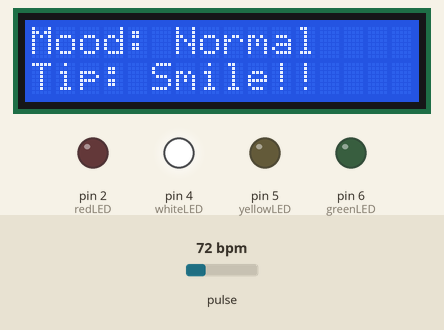
The sketch below on a simulated Arduino Uno, built with avr-gcc and run on an emulated ATmega328P. Parts: 16×2 character LCD, output pins drawn as LEDs (lit = HIGH). Dashed ring = blinking. The inputs (shaded band) are chosen by the test bench; at power-on: pulse 72 bpm.

Above: at 3.2 s.
3.3 s: pulse set to 100 bpm
At 5.4 s:
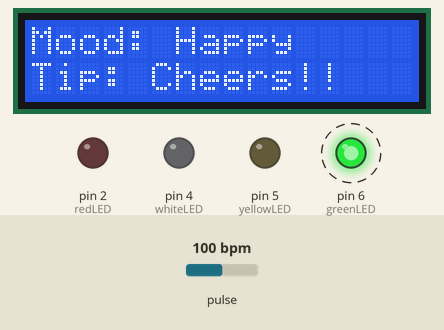
7.2 s: pulse set to 87 bpm
8.7 s: pulse set to 84 bpm
At 10.1 s:
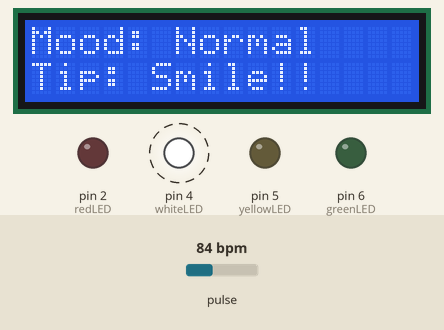
10.8 s: pulse set to 61 bpm
12.5 s: pulse set to 58 bpm
At 14.1 s:
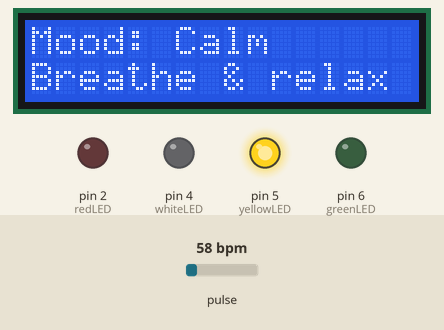
14.9 s: pulse set to 130 bpm
At 16.7 s:
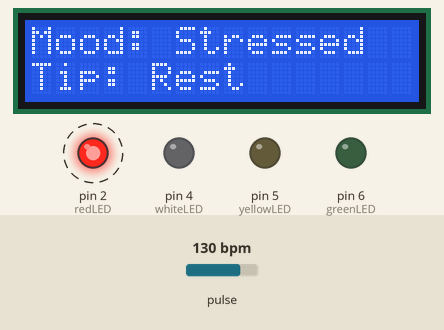
Timing chart, 0 to 18.0 s (numbered marks = the images above; inputs shaded):
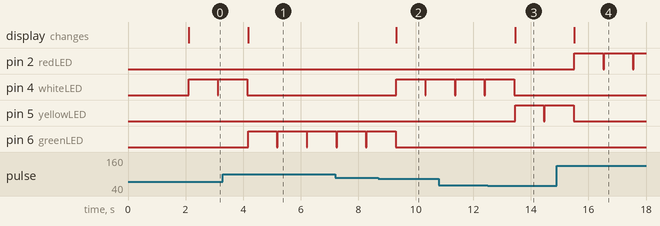

Measured:
- the behaviour switches between 86 and 85 bpm on pulse (found by bisection; images 1 and 2)
- the behaviour switches between 60 and 59 bpm on pulse (found by bisection; images 2 and 3)
- after the input at 3.3 s, pin 4 (whiteLED): goes on until 4.1 s, then stays LOW; pin 6 (greenLED): alternates HIGH for 1.0 s and LOW for 0.03 s, starting after 0.87 s; the display: changes after 0.87 s (image 1)
- after the input at 8.7 s, pin 4 (whiteLED): LOW → HIGH after 0.63 s, → LOW 1.0 s later, → HIGH 0.03 s later; pin 6 (greenLED): goes on until 9.3 s, then stays LOW; the display: changes after 0.63 s (image 2)
- after the input at 12.5 s, pin 4 (whiteLED): goes on until 13.4 s, then stays LOW; pin 5 (yellowLED): LOW → HIGH after 0.95 s, → LOW 1.0 s later, → HIGH 0.03 s later; the display: changes after 0.95 s (image 3)
- after the input at 14.9 s, pin 2 (redLED): alternates HIGH for 1.0 s and LOW for 0.03 s, starting after 0.61 s; pin 5 (yellowLED): goes on until 15.5 s, then stays LOW; the display: changes after 0.61 s (image 4)

The sketch:

Medha.ino
```cpp
#include <PulseSensorPlayground.h>
#include <Wire.h>
#include <LiquidCrystal_I2C.h>

// Pulse sensor
const int pulsePin = A0;
PulseSensorPlayground pulseSensor;

// LED pins
const int redLED = 2;     // Stressed
const int whiteLED = 4;   // Neutral
const int yellowLED = 5;  // Calm
const int greenLED = 6;   // Happy

// LCD
LiquidCrystal_I2C lcd(0x27, 16, 2);

void setup() {
  Serial.begin(9600);

  pinMode(redLED, OUTPUT);
  pinMode(whiteLED, OUTPUT);
  pinMode(yellowLED, OUTPUT);
  pinMode(greenLED, OUTPUT);

  lcd.init();
  lcd.backlight();

  pulseSensor.analogInput(pulsePin);
  pulseSensor.setThreshold(550);

  if (pulseSensor.begin()) {
    lcd.print("Pulse Sensor OK");
  } else {
    lcd.print("Sensor Error!");
    while (true); // Stop on error
  }

  delay(2000);
  lcd.clear();
}

void loop() {
  int bpm = pulseSensor.getBeatsPerMinute();
  bool isBeat = pulseSensor.sawStartOfBeat();

  if (isBeat) {
    lcd.clear();
    displayMoodAndTip(bpm);
    delay(1000);
  }
}

void displayMoodAndTip(int bpm) {
  digitalWrite(redLED, LOW);
  digitalWrite(whiteLED, LOW);
  digitalWrite(yellowLED, LOW);
  digitalWrite(greenLED, LOW);

  if (bpm < 60) {
    lcd.setCursor(0, 0);
    lcd.print("Mood: Calm     ");
    lcd.setCursor(0, 1);
    lcd.print("Breathe & relax");
    digitalWrite(yellowLED, HIGH);
  }
  else if (bpm >= 60 && bpm <= 85) {
    lcd.setCursor(0, 0);
    lcd.print("Mood: Normal ");
    lcd.setCursor(0, 1);
    lcd.print("Tip: Smile!! ");
    digitalWrite(whiteLED, HIGH);
  }
  else if (bpm > 85 && bpm <= 110) {
    lcd.setCursor(0, 0);
    lcd.print("Mood: Happy    ");
    lcd.setCursor(0, 1);
    lcd.print("Tip: Cheers!! ");
    digitalWrite(greenLED, HIGH);
  }
  else {
    lcd.setCursor(0, 0);
    lcd.print("Mood: Stressed ");
    lcd.setCursor(0, 1);
    lcd.print("Tip: Rest  ");
    digitalWrite(redLED, HIGH);
  }
}
```
